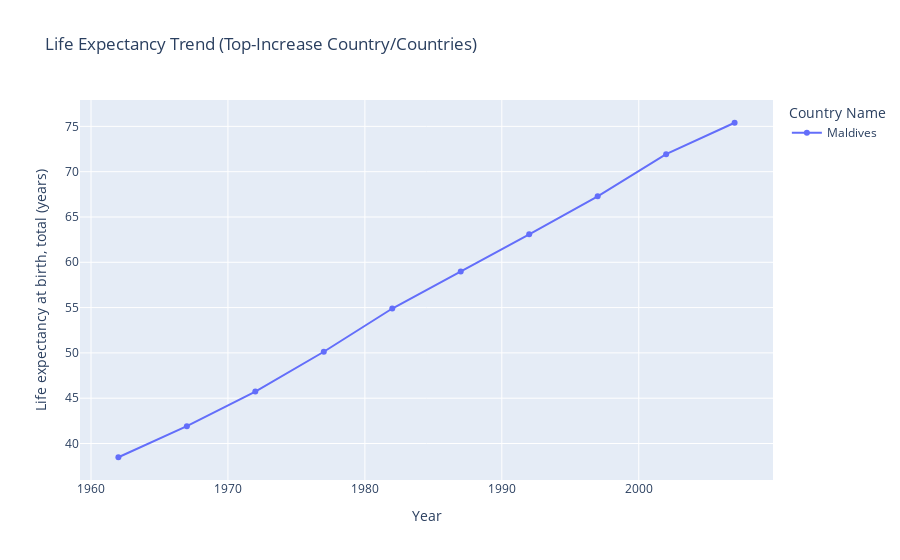

This figure's notebook cell:
### Code cell
# Step 4: Plot life expectancy trend for top countries
trend_df = df[
    (df['Country Name'].isin(top_countries)) &
    (df['Life expectancy at birth, total (years)'].notna())
]

fig = px.line(
    trend_df,
    x='Year',
    y='Life expectancy at birth, total (years)',
    color='Country Name',
    title='Life Expectancy Trend (Top-Increase Country/Countries)',
    markers=True
)
fig.update_traces(mode='lines+markers')
fig.show()

### Figure 1 — Plotly figure (JSON) as saved in the notebook; plotly's stock layout.template omitted (floating-point values rounded to 4 significant figures)
{"data": [{"hovertemplate": "Country Name=Maldives<br>Year=%{x}<br>Life expectancy at birth, total (years)=%{y}<extra></extra>", "legendgroup": "Maldives", "line": {"color": "#636efa", "dash": "solid"}, "marker": {"symbol": "circle"}, "mode": "lines+markers", "name": "Maldives", "orientation": "v", "showlegend": true, "type": "scatter", "x": [1962, 1967, 1972, 1977, 1982, 1987, 1992, 1997, 2002, 2007], "xaxis": "x", "y": [38.48, 41.91, 45.74, 50.13, 54.9, 58.97, 63.09, 67.28, 71.93, 75.4], "yaxis": "y"}], "layout": {"legend": {"title": {"text": "Country Name"}, "tracegroupgap": 0}, "title": {"text": "Life Expectancy Trend (Top-Increase Country/Countries)"}, "xaxis": {"anchor": "y", "domain": [0, 1], "title": {"text": "Year"}}, "yaxis": {"anchor": "x", "domain": [0, 1], "title": {"text": "Life expectancy at birth, total (years)"}}}}
